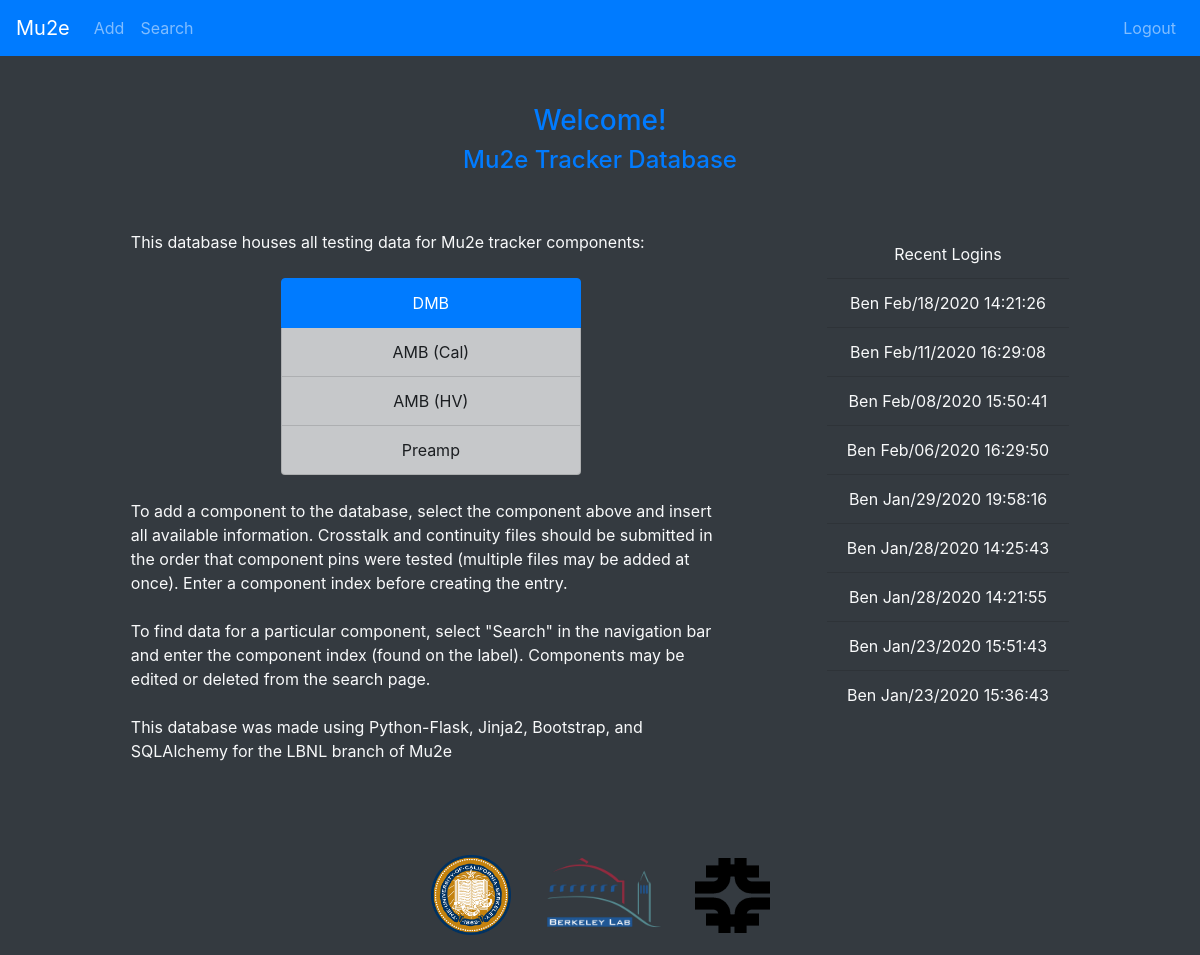
The page / (signed in) on the database its author committed.
### manager.py (models this page shows)
class User(db.Model):
    name = db.Column(db.String(80), nullable=False)
    date = db.Column(db.DateTime(), nullable=False, primary_key=True)
    def __repr__(self):
        return self.name + "\t\t" + self.date.strftime("%b/%d/%Y %H:%M:%S")

### manager.py (the view)
@app.route("/", methods=["GET", "POST"])
def home():
    if not session.get('logged_in'):
        return render_template('login.html')
    else:
        recentUsers = User.query.order_by(User.date.desc()).limit(9)
        return render_template('home.html', users=recentUsers)

### templates/home.html (shortened to what this page needs)
<!doctype html>
<html lang="en">
  <head>
    <link rel="stylesheet" href="https://stackpath.bootstrapcdn.com/bootstrap/4.4.1/css/bootstrap.min.css">
  </head>
  <body class="text-light bg-dark">
    <nav class="navbar navbar-expand-lg navbar-dark bg-primary">
      <a class="navbar-brand" href="/">Mu2e</a>
      <div class="collapse navbar-collapse" id="navbarSupportedContent">
        <ul class="navbar-nav mr-auto">
          <li class="nav-item">
              <a class="nav-link" data-toggle="dropdown" id="dropdownMenuButton">Add</a>
          </li>
          <li class="nav-item">
            <a class="nav-link" href="search">Search</a>
          </li>
        </ul>
      </div>
      <div class="navbar-collapse collapse w-100 order-3 dual-collapse2">
        <ul class="navbar-nav ml-auto">
          <li>
            <a class="nav-link navbar-right" href="logout">Logout</a>
          </li>
        </ul>
      </div>
    </nav>
    <br><br>
    <h3 class="text-center text-primary">Welcome!</h3>
    <h4 class="text-center text-primary">Mu2e Tracker Database</h4>
    <br><br>
    <div class="d-flex justify-content-center">
        <div class="text-left mr-5 w-50">
            This database houses all testing data for Mu2e tracker components: <br><br>
            <div class="d-flex justify-content-center">
              <div class="list-group w-50 text-center">
                <a href="/addDMB" class="list-group-item active">DMB</a>
                <li class="list-group-item list-group-item-dark">AMB (Cal)</li>
                <li class="list-group-item list-group-item-dark">AMB (HV)</li>
                <li class="list-group-item list-group-item-dark">Preamp</li>
              </div>
            </div>
          <br>
          To add a component to the database,
          select the component above and insert all available information.
          Crosstalk and continuity files should be submitted in the order that component pins were tested
          (multiple files may be added at once). Enter a component index before creating the entry.
          <br><br>
          To find data for a particular component, select "Search" in the navigation bar
          and enter the component index (found on the label). Components may be edited or deleted
          from the search page.
          <br><br>
          This database was made using Python-Flask, Jinja2, Bootstrap,
          and SQLAlchemy for the LBNL branch of Mu2e
        </div>
        <div class="text-center ml-5 w-auto">
          <ul class="list-group list-group-flush w-auto ">
            <li class="list-group-item text-center bg-dark text-light">Recent Logins</li>
            {% for user in users %}
              <li class="list-group-item text-center bg-dark text-light">{{user}}</li>
            {% endfor %}
          </ul>
        </div>
    </div>
    <br><br><br>
    <div class="d-flex justify-content-around">
      <div class="d-flex align-items-center">
        <img src="/static/images/Berkeley.png" width="80" height="80" class="mr-3">
        <img src="/static/images/lbnl.png" width="120" height="120" class="mr-3 ml-3">
        <img src="/static/images/Fermilab.png" width="75" height="75" class="ml-3">
      </div>
    </div>
  </body>
</html>

### rows shown on the page
User: name+date "Ben Feb/18/2020 14:21:26"
User: name+date "Ben Feb/11/2020 16:29:08"
User: name+date "Ben Feb/08/2020 15:50:41"
User: name+date "Ben Feb/06/2020 16:29:50"
User: name+date "Ben Jan/29/2020 19:58:16"
User: name+date "Ben Jan/28/2020 14:25:43"
User: name+date "Ben Jan/28/2020 14:21:55"
User: name+date "Ben Jan/23/2020 15:51:43"
User: name+date "Ben Jan/23/2020 15:36:43"
